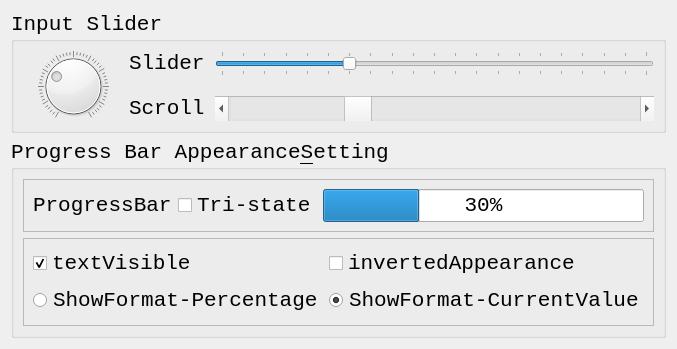
<?xml version="1.0" encoding="UTF-8"?>
<ui version="4.0">
 <class>TestSliderProgressBar</class>
 <widget class="QWidget" name="TestSliderProgressBar">
  <property name="geometry">
   <rect>
    <x>0</x>
    <y>0</y>
    <width>492</width>
    <height>313</height>
   </rect>
  </property>
  <property name="font">
   <font>
    <family>Consolas</family>
    <pointsize>16</pointsize>
   </font>
  </property>
  <property name="windowTitle">
   <string>TestSliderProgressBar</string>
  </property>
  <layout class="QVBoxLayout" name="verticalLayout_2">
   <item>
    <widget class="QGroupBox" name="groupBox_01">
     <property name="title">
      <string>Input Slider</string>
     </property>
     <layout class="QHBoxLayout" name="horizontalLayout">
      <item>
       <widget class="QDial" name="dial">
        <property name="maximum">
         <number>200</number>
        </property>
        <property name="value">
         <number>60</number>
        </property>
        <property name="wrapping">
         <bool>false</bool>
        </property>
        <property name="notchesVisible">
         <bool>true</bool>
        </property>
       </widget>
      </item>
      <item>
       <layout class="QFormLayout" name="formLayout">
        <property name="rowWrapPolicy">
         <enum>QFormLayout::DontWrapRows</enum>
        </property>
        <property name="labelAlignment">
         <set>Qt::AlignCenter</set>
        </property>
        <property name="formAlignment">
         <set>Qt::AlignCenter</set>
        </property>
        <property name="horizontalSpacing">
         <number>10</number>
        </property>
        <property name="verticalSpacing">
         <number>20</number>
        </property>
        <item row="0" column="0">
         <widget class="QLabel" name="label_01Slider">
          <property name="text">
           <string>Slider</string>
          </property>
         </widget>
        </item>
        <item row="1" column="0">
         <widget class="QLabel" name="label_02Scroll">
          <property name="text">
           <string>Scroll</string>
          </property>
         </widget>
        </item>
        <item row="0" column="1">
         <widget class="QSlider" name="horizontalSlider">
          <property name="sizePolicy">
           <sizepolicy hsizetype="Expanding" vsizetype="Preferred">
            <horstretch>0</horstretch>
            <verstretch>0</verstretch>
           </sizepolicy>
          </property>
          <property name="maximum">
           <number>200</number>
          </property>
          <property name="value">
           <number>60</number>
          </property>
          <property name="orientation">
           <enum>Qt::Horizontal</enum>
          </property>
          <property name="tickPosition">
           <enum>QSlider::TicksBothSides</enum>
          </property>
         </widget>
        </item>
        <item row="1" column="1">
         <widget class="QScrollBar" name="horizontalScrollBar">
          <property name="sizePolicy">
           <sizepolicy hsizetype="Expanding" vsizetype="Preferred">
            <horstretch>0</horstretch>
            <verstretch>0</verstretch>
           </sizepolicy>
          </property>
          <property name="maximum">
           <number>200</number>
          </property>
          <property name="value">
           <number>60</number>
          </property>
          <property name="orientation">
           <enum>Qt::Horizontal</enum>
          </property>
         </widget>
        </item>
       </layout>
      </item>
     </layout>
    </widget>
   </item>
   <item>
    <widget class="QGroupBox" name="groupBox_02">
     <property name="title">
      <string>Progress Bar Appearance&amp;Setting</string>
     </property>
     <layout class="QVBoxLayout" name="verticalLayout">
      <item>
       <widget class="QFrame" name="frame_01">
        <property name="frameShape">
         <enum>QFrame::StyledPanel</enum>
        </property>
        <property name="frameShadow">
         <enum>QFrame::Raised</enum>
        </property>
        <layout class="QHBoxLayout" name="horizontalLayout_2">
         <item>
          <widget class="QLabel" name="label_03ProgressBar">
           <property name="text">
            <string>ProgressBar</string>
           </property>
          </widget>
         </item>
         <item>
          <widget class="QCheckBox" name="checkBox_03TristateCheckBox">
           <property name="text">
            <string>Tri-state</string>
           </property>
           <property name="tristate">
            <bool>true</bool>
           </property>
          </widget>
         </item>
         <item>
          <widget class="QProgressBar" name="progressBar">
           <property name="maximum">
            <number>200</number>
           </property>
           <property name="value">
            <number>60</number>
           </property>
          </widget>
         </item>
        </layout>
       </widget>
      </item>
      <item>
       <widget class="QFrame" name="frame_02">
        <property name="frameShape">
         <enum>QFrame::StyledPanel</enum>
        </property>
        <property name="frameShadow">
         <enum>QFrame::Raised</enum>
        </property>
        <layout class="QGridLayout" name="gridLayout">
         <item row="0" column="0">
          <widget class="QCheckBox" name="checkBox_01TextVisible">
           <property name="text">
            <string>textVisible</string>
           </property>
           <property name="checked">
            <bool>true</bool>
           </property>
          </widget>
         </item>
         <item row="0" column="1">
          <widget class="QCheckBox" name="checkBox_02InvertedAppearance">
           <property name="text">
            <string>invertedAppearance</string>
           </property>
          </widget>
         </item>
         <item row="1" column="0">
          <widget class="QRadioButton" name="radioButton_01Percent">
           <property name="text">
            <string>ShowFormat-Percentage</string>
           </property>
          </widget>
         </item>
         <item row="1" column="1">
          <widget class="QRadioButton" name="radioButton_02Value">
           <property name="text">
            <string>ShowFormat-CurrentValue</string>
           </property>
           <property name="checked">
            <bool>true</bool>
           </property>
          </widget>
         </item>
        </layout>
       </widget>
      </item>
     </layout>
    </widget>
   </item>
  </layout>
 </widget>
 <resources/>
 <connections>
  <connection>
   <sender>dial</sender>
   <signal>valueChanged(int)</signal>
   <receiver>horizontalSlider</receiver>
   <slot>setValue(int)</slot>
   <hints>
    <hint type="sourcelabel">
     <x>62</x>
     <y>71</y>
    </hint>
    <hint type="destinationlabel">
     <x>261</x>
     <y>61</y>
    </hint>
   </hints>
  </connection>
  <connection>
   <sender>horizontalSlider</sender>
   <signal>valueChanged(int)</signal>
   <receiver>horizontalScrollBar</receiver>
   <slot>setValue(int)</slot>
   <hints>
    <hint type="sourcelabel">
     <x>316</x>
     <y>73</y>
    </hint>
    <hint type="destinationlabel">
     <x>301</x>
     <y>116</y>
    </hint>
   </hints>
  </connection>
  <connection>
   <sender>horizontalScrollBar</sender>
   <signal>valueChanged(int)</signal>
   <receiver>dial</receiver>
   <slot>setValue(int)</slot>
   <hints>
    <hint type="sourcelabel">
     <x>233</x>
     <y>110</y>
    </hint>
    <hint type="destinationlabel">
     <x>100</x>
     <y>130</y>
    </hint>
   </hints>
  </connection>
  <connection>
   <sender>dial</sender>
   <signal>valueChanged(int)</signal>
   <receiver>progressBar</receiver>
   <slot>setValue(int)</slot>
   <hints>
    <hint type="sourcelabel">
     <x>89</x>
     <y>90</y>
    </hint>
    <hint type="destinationlabel">
     <x>263</x>
     <y>207</y>
    </hint>
   </hints>
  </connection>
 </connections>
</ui>
